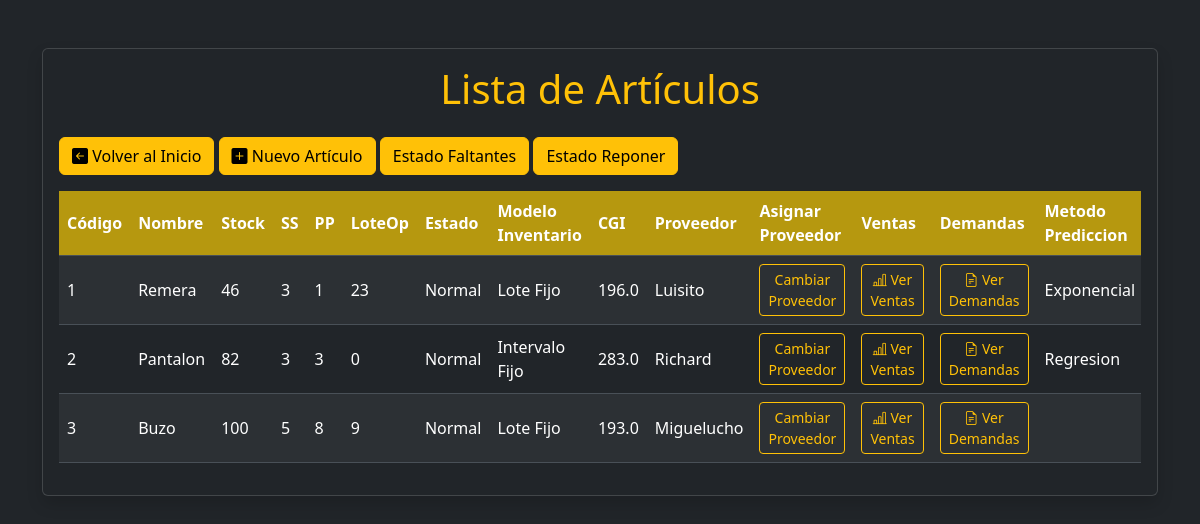
Before: /articulos/ with the older database file.
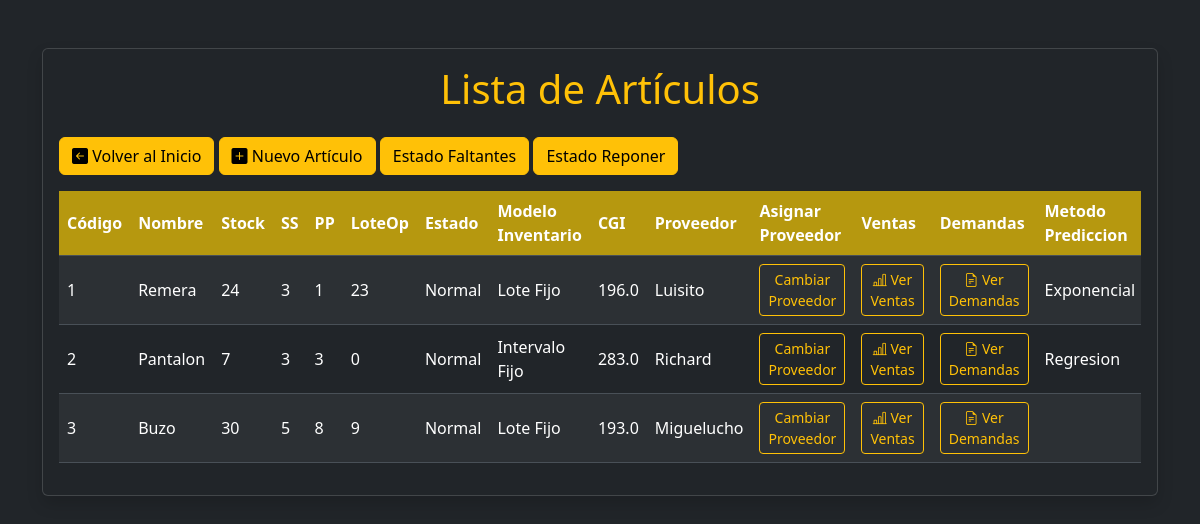
After: the same page with the newer database file.
### stock/models.py (models this page shows)
class Articulo(models.Model):
    codArticulo = models.AutoField(primary_key=True)
    fechaAltaArticulo = models.DateField(auto_now_add=True)
    fechaBajaArticulo = models.DateField(null=True, blank=True)
    nombreArticulo = models.CharField(max_length=30)
    stockArticulo = models.IntegerField()
    puntoPedido = models.IntegerField(default=0)
    stockSeguridad = models.IntegerField(default=0)
    loteOptimo = models.IntegerField(default=0)
    cgi = models.FloatField(default=0)
    cantidasIntervaloFijo = models.IntegerField(default=0)
    estado = models.ForeignKey(EstadoArticulo, on_delete=models.CASCADE, related_name='articulos')
    modeloInventario = models.ForeignKey(ModeloInventario, on_delete=models.CASCADE, related_name="articulos")
    proveedor = models.ForeignKey(Proveedor, on_delete=models.CASCADE, related_name='articulos', null=True)
    metodo = models.TextField(default="", null=True, blank=True)
    prediccion_predeterminada = models.ForeignKey('Prediccion_Demanda', on_delete=models.SET_NULL, related_name='articulos_predeterminados', null=True, blank=True)

class EstadoArticulo(models.Model):
    codEA = models.AutoField(primary_key=True)
    nombreEA = models.CharField(max_length=30,null=False)
    fechaHoraBajaEA = models.DateField(null=True, blank=True)

class ModeloInventario(models.Model):
    codMI = models.AutoField(primary_key=True)
    nombreMI = models.CharField(max_length=30,null=False)

class Proveedor(models.Model):
    codProveedor = models.AutoField(primary_key=True)
    fechaBajaProveedor = models.DateField(null=True, blank=True)
    nombreProveedor = models.CharField(null=False, blank=False, max_length=30)
    diasDeDemora = models.IntegerField(null=False, blank=False)
    precioXunidad = models.FloatField(null=False, blank=False)
    costo_pedido = models.FloatField(null=False, blank=False)

### stock/views.py (the view)
# urls.py: path('articulos/', ListaArticulos.as_view(), name='lista_articulos'),
class ListaArticulos(ListView):
    model = Articulo
    template_name = 'lista_articulos.html'
    context_object_name = 'articulos'
    def get_queryset(self):
        return Articulo.objects.filter(fechaBajaArticulo__isnull=True)

### stock/Templates/lista_articulos.html (shortened to what the changed rows need)
<!DOCTYPE html>
<html lang="en" data-bs-theme="dark">
<head>
    <link href="https://cdn.jsdelivr.net/npm/bootstrap@5.3.3/dist/css/bootstrap.min.css" rel="stylesheet"
>
    <link rel="stylesheet" href="https://cdn.jsdelivr.net/npm/bootstrap-icons@1.11.3/font/bootstrap-icons.min.css">
</head>
<body>
    <div class="container mt-5">
        <div class="card shadow">
            <div class="card-body">
                <h1 class="card-title mb-4 text-center text-warning">Lista de Artículos</h1>
                <div class="table-responsive">
                    <table class="table table-striped table-hover">
                        <thead>
                            <tr>
                                <th scope="col" style="background-color: rgba(221, 182, 9, 0.795);">Código</th>
                                <th scope="col" style="background-color: rgba(221, 182, 9, 0.795);">Nombre</th>
                                <th scope="col" style="background-color: rgba(221, 182, 9, 0.795);">Stock</th>
                                <th scope="col" style="background-color: rgba(221, 182, 9, 0.795);">SS</th>
                                <th scope="col" style="background-color: rgba(221, 182, 9, 0.795);">PP</th>
                                <th scope="col" style="background-color: rgba(221, 182, 9, 0.795);">LoteOp</th>
                                <th scope="col" style="background-color: rgba(221, 182, 9, 0.795);">Estado</th>
                                <th scope="col" style="background-color: rgba(221, 182, 9, 0.795);">Modelo Inventario</th>
                                <th scope="col" style="background-color: rgba(221, 182, 9, 0.795);">CGI</th>
                                <th scope="col" style="background-color: rgba(221, 182, 9, 0.795);">Proveedor</th>
                                <th scope="col" style="background-color: rgba(221, 182, 9, 0.795);">Asignar Proveedor</th>
                                <th scope="col" style="background-color: rgba(221, 182, 9, 0.795);">Ventas</th>
                                <th scope="col" style="background-color: rgba(221, 182, 9, 0.795);">Demandas</th>
                                <th scope="col" style="background-color: rgba(221, 182, 9, 0.795);">Metodo Prediccion</th>
                            </tr>
                        </thead>
                        <tbody>
                            {% for articulo in articulos %}
                            <tr>
                                <td>{{ articulo.codArticulo }}</td>
                                <td>{{ articulo.nombreArticulo }}</td>
                                <td>{{ articulo.stockArticulo }}</td>
                                <td>{{ articulo.stockSeguridad }}</td>
                                <td>{{ articulo.puntoPedido }}</td>
                                <td>{{ articulo.loteOptimo }}</td>
                                <td>{{ articulo.estado.nombreEA }}</td>
                                <td>{{ articulo.modeloInventario.nombreMI }}</td>
                                <td>{{ articulo.cgi }}</td>
                                <td>{{ articulo.proveedor.nombreProveedor }}</td>
                                <td><a href="{% url 'asignar_proveedor' articulo.pk %}"class="btn btn-outline-warning btn-sm"> Cambiar Proveedor</a></td>
                                <td><a href="{% url 'ventas_articulo' articulo.pk %}" class="btn btn-outline-warning btn-sm"><i class="bi bi-bar-chart-line"></i> Ver Ventas</a></td>
                                <td><a href="{% url 'demandas_articulo' articulo.pk %}" class="btn btn-outline-warning btn-sm"><i class="bi bi-file-earmark-text"></i> Ver Demandas</a></td>
                                <td>{{ articulo.metodo }}</td>
                            </tr>
                            {% endfor %}
                        </tbody>
                    </table>
                </div>
            </div>
        </div>
    </div>
</body>
</html>

Changed rows visible on the page:
changed Articulo "Remera": stockArticulo "46" → "24"
changed Articulo "Pantalon": stockArticulo "82" → "7"
changed Articulo "Buzo": stockArticulo "100" → "30"
